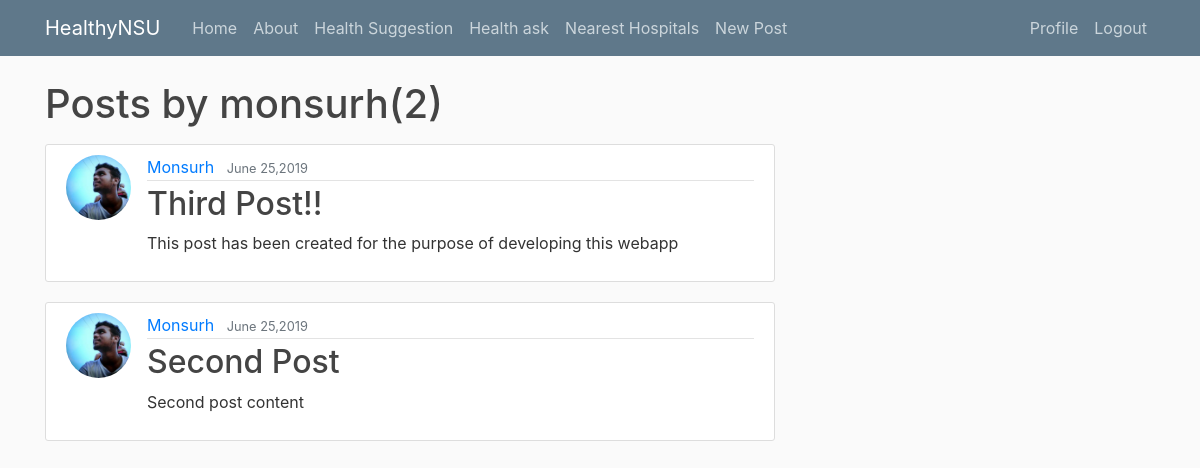
/healthsuggest/suggest/user/monsurh (signed in), run on an earlier commit of the app's database.
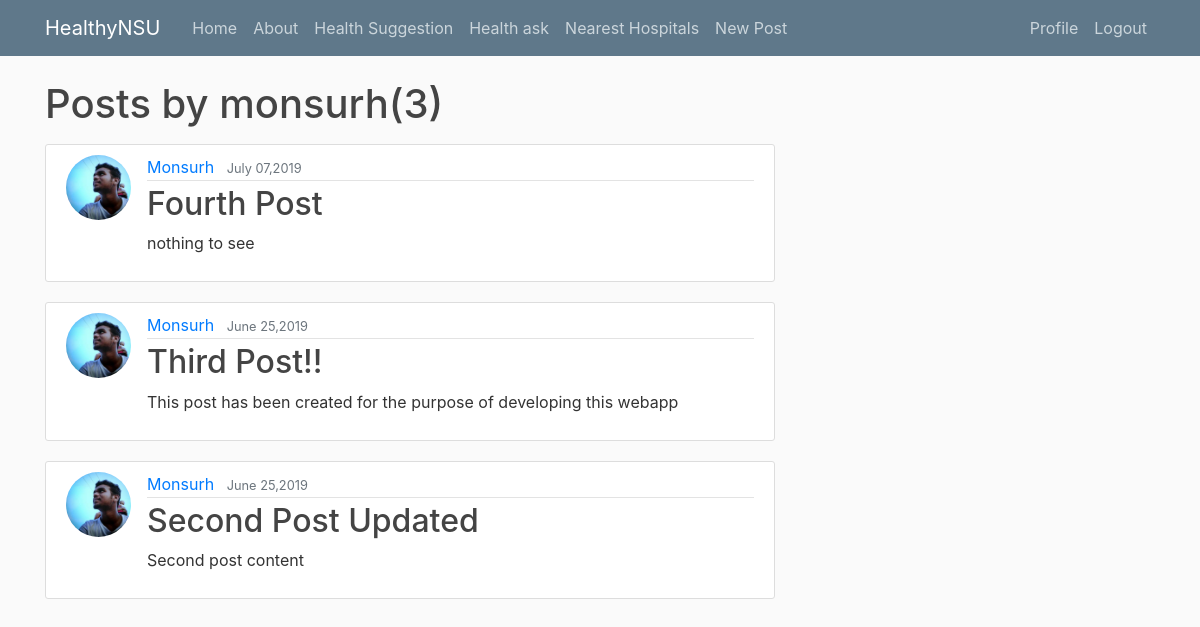
And on a later commit of the database.
### healthsuggest/models.py (models this page shows, shortened)
class Post(models.Model):
    title = models.CharField(max_length=100)
    content = models.TextField()
    date_posted = models.DateTimeField(default=timezone.now)
    author = models.ForeignKey(User, on_delete=models.CASCADE)

### users/models.py (models this page shows, shortened)
class profile(models.Model):
    user = models.OneToOneField(User, on_delete=models.CASCADE)
    image = models.ImageField(default = 'default.jpg',upload_to='profile_pics')

### healthsuggest/views.py (the view)
# urls.py: path('suggest/user/<str:username>', UserPostListViewS.as_view() , name='user-posts'),
class UserPostListViewS(LoginRequiredMixin, ListView):
    model = Post
    template_name = 'healthsuggest/user_posts.html'
    context_object_name = 'posts'
    paginate_by = 3
    def get_queryset(self):
        user = get_object_or_404(User,username = self.kwargs.get('username'))
        return Post.objects.filter(author = user).order_by('-date_posted')

### healthsuggest/templates/healthsuggest/user_posts.html (shortened to what this page needs)
{% extends "home/base.html" %}
{% block content %}
<h1 class="mb-3">Posts by {{ view.kwargs.username}}({{page_obj.paginator.count}})</h1>
{% for post in posts %}
<article class="media content-section">
  <img class="rounded-circle article-img" src="{{ post.author.profile.image.url }}">
  <div class="media-body">
    <div class="article-metadata">
      <a class="mr-2  text-capitalize" href="{% url 'user-posts' post.author.username %}">{{ post.author }}</a>
      <small class="text-muted">{{ post.date_posted|date:"F d,Y" }}</small>
    </div>
    <h2><a class="article-title text-capitalize" href="{% url 'post-detailsug' post.id %}">{{ post.title }}</a></h2>
    <p class="article-content">{{ post.content }}</p>
  </div>
</article>
{% endfor %}
{% endblock content %}

What changed in the data, as far as the page shows it:
added Post: author.profile.image (picture), author "Monsurh", date_posted "July 07,2019", title "Fourth Post", content "nothing to see"
changed Post "Second post content": title "Second Post" → "Second Post Updated"
Also different on the page:
{{ page_obj.paginator.count }}: "2" → "3"
